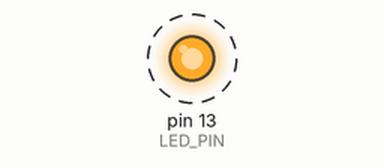
Recording of a sketch running on a simulated Arduino Uno, built with avr-gcc and run on an emulated ATmega328P. Shown: output pins drawn as LEDs (lit = HIGH). Dashed ring = blinking. What the sketch prints to the serial monitor is not drawn.

Above: at 0.5 s.
Timing chart, 0 to 4.6 s (numbered marks = the images above):
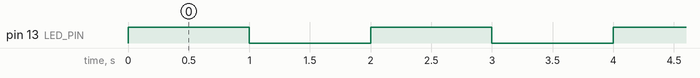

The sketch:

HWME_AI_v5.ino
```cpp
// HWME_AI_v5.ino

#include <Arduino.h>

// Define constants
const int LED_PIN = 13;

void setup() {
    // Initialize serial communication
    Serial.begin(9600);
    pinMode(LED_PIN, OUTPUT);
}

void loop() {
    static int count = 0;
    count++;

    // Error handling example
    if (count > 100) {
        Serial.println("Error: Count exceeded limit!");
        while (true); // Stop the program
    }

    // Blink the LED
    digitalWrite(LED_PIN, HIGH);
    delay(1000);
    digitalWrite(LED_PIN, LOW);
    delay(1000);

    // Log the count to the serial monitor
    Serial.println(count);
}
```

Measured:
- by itself, pin 13 (LED_PIN): alternates HIGH for 1.0 s and LOW for 1.0 s
